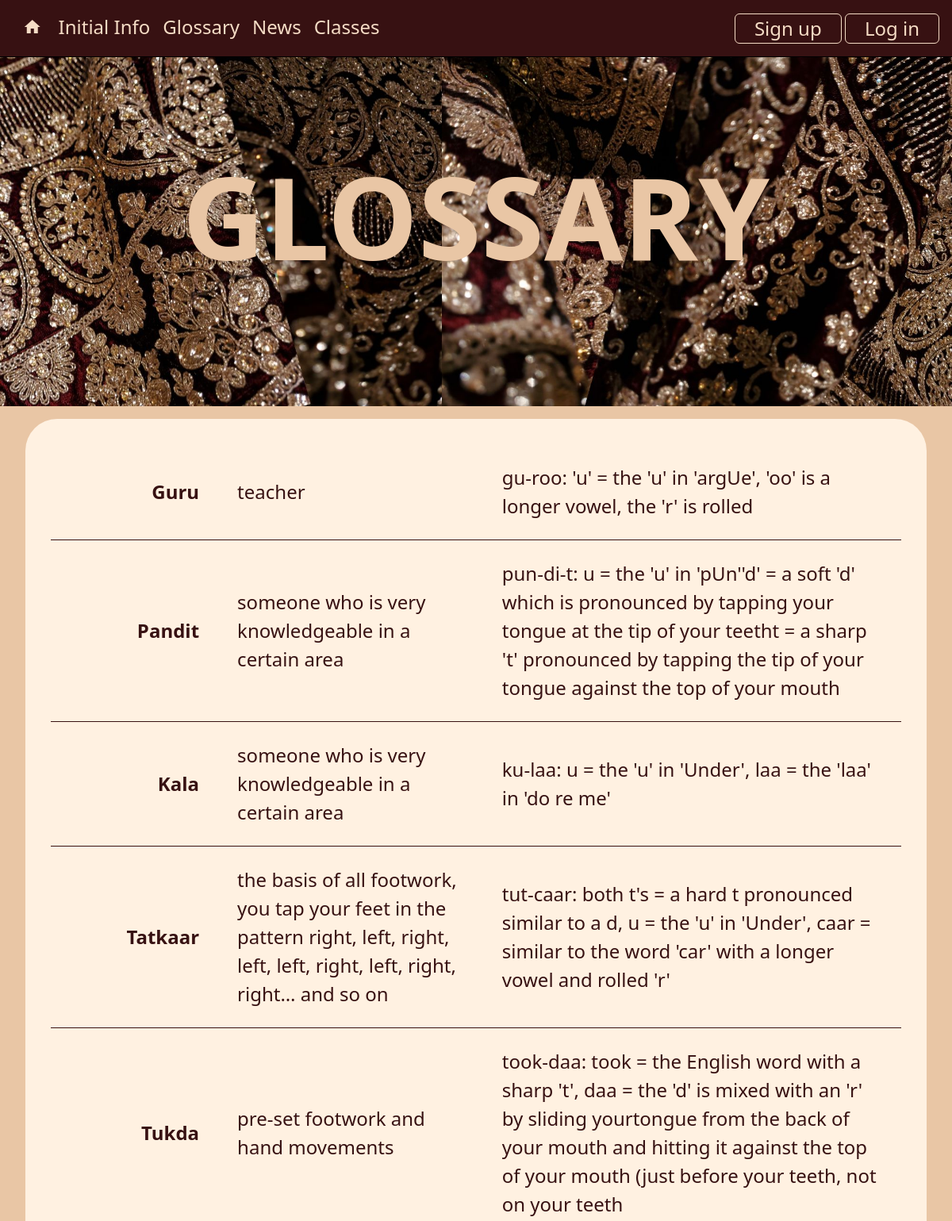
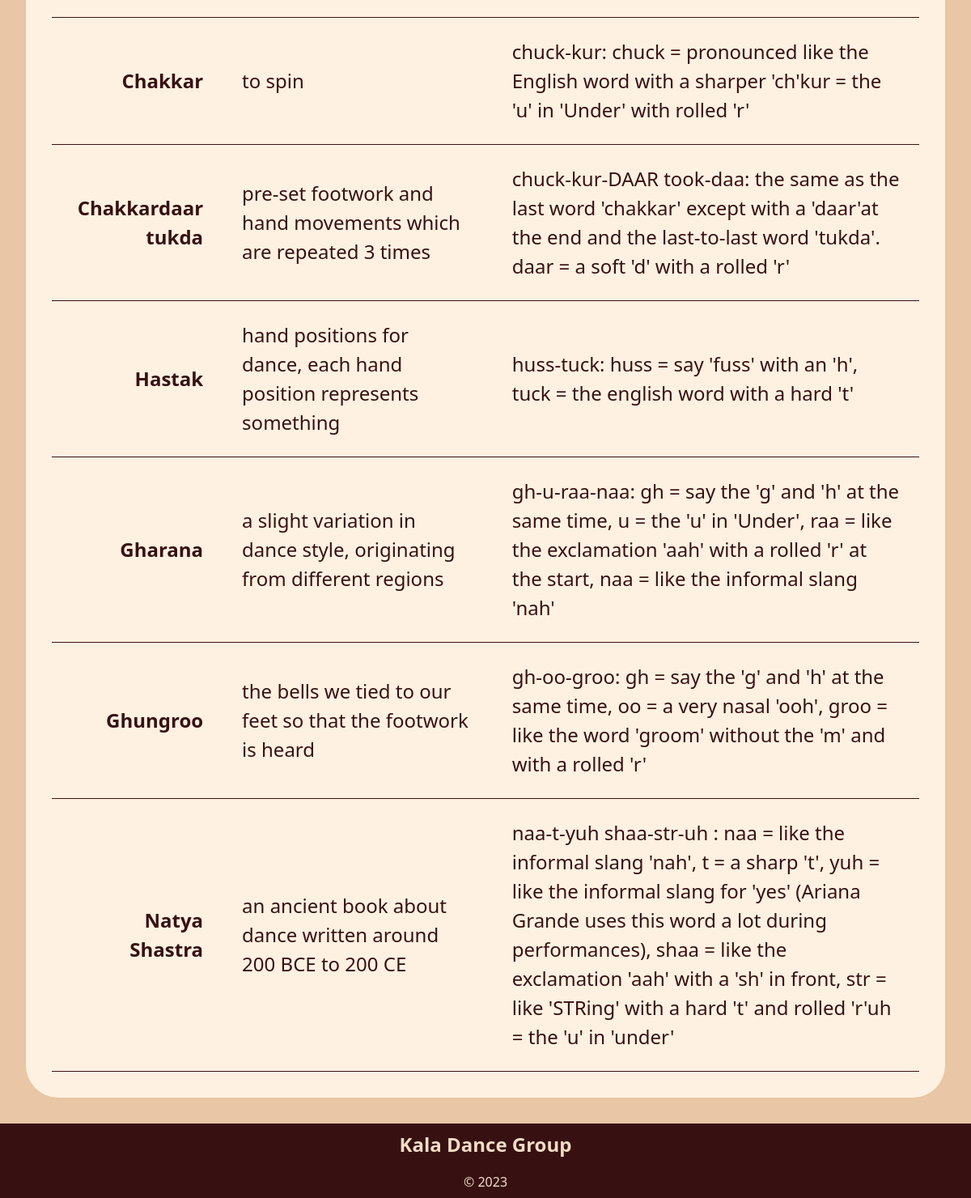
/glossary, run on an earlier commit of the app's database (2 pictures, top to bottom).
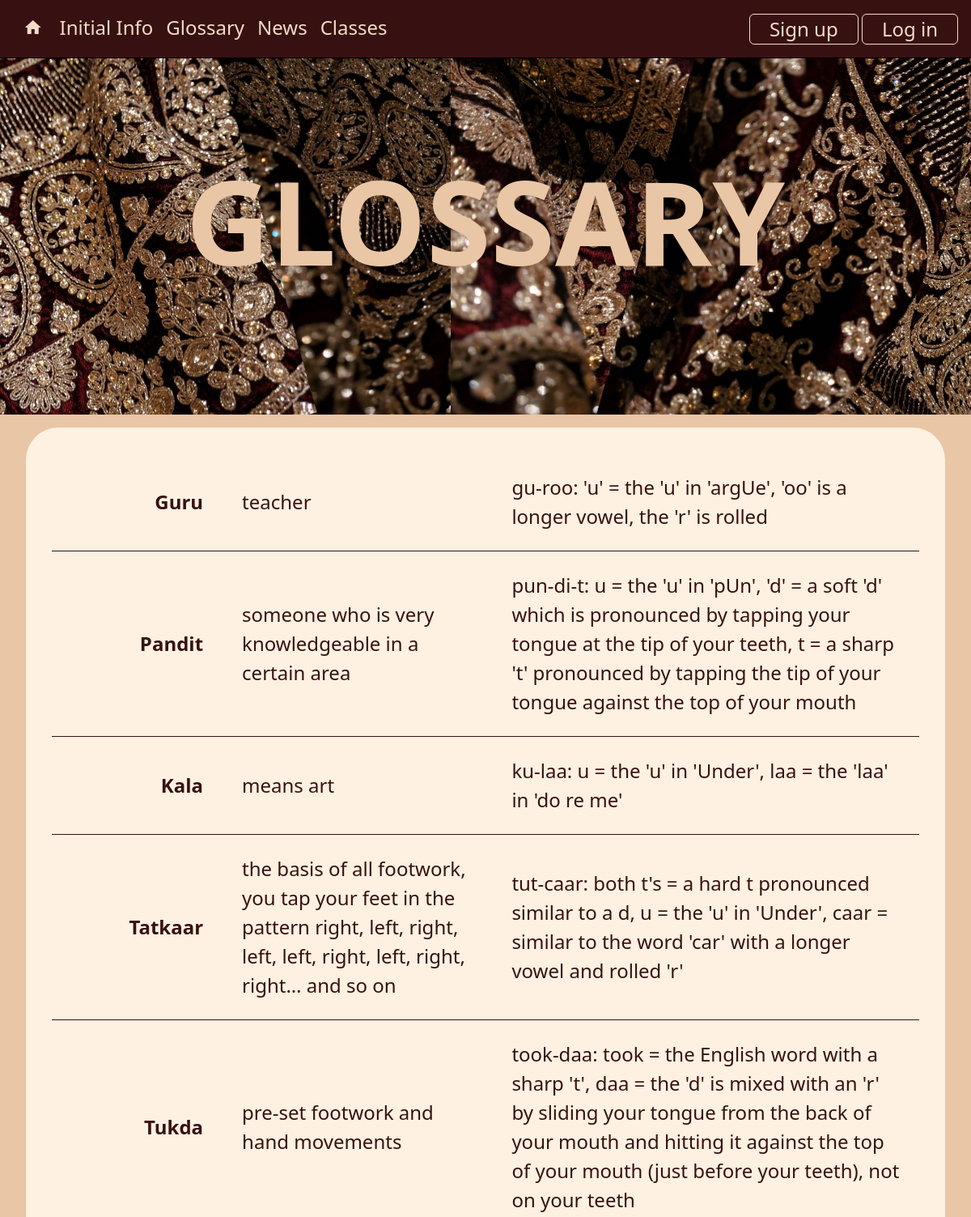
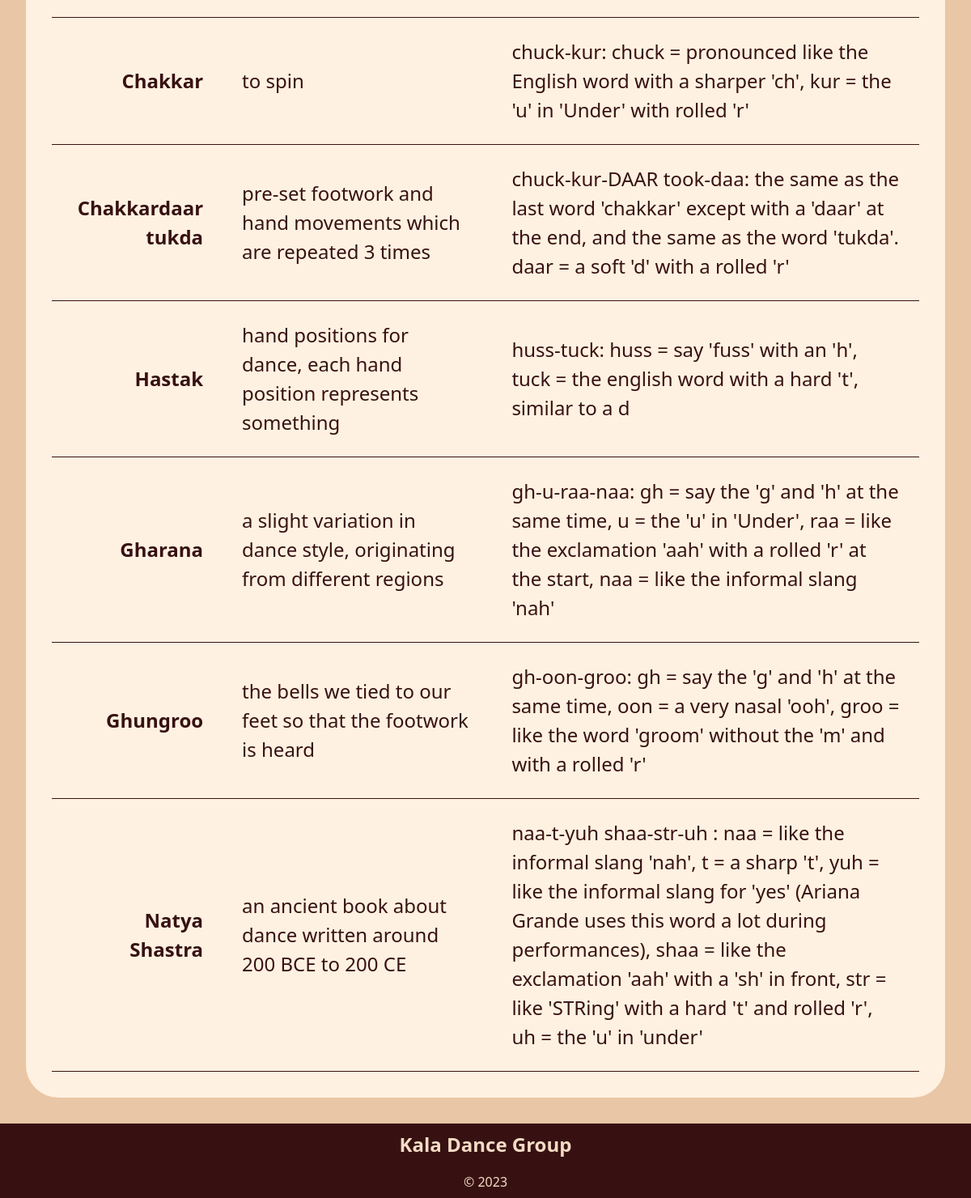
And on a later commit of the database (2 pictures, top to bottom).
### tables this page shows
CREATE TABLE glossary(
    word_id integer primary key autoincrement,
    word text not null unique,
    pronunciation text not null unique,
    meaning text not null unique
);

### server.py (the view)
@app.route('/glossary')
def glossary():
    sql = "select word_id, word, pronunciation, meaning from glossary"
    values_tuple=()
    result = run_search_query_tuples(sql, values_tuple, db_path, True)
    for k in result:
        print(k['word'])
    return render_template("glossary.html", glossary=result)

### db_function.py (called while the page is built)
def run_search_query_tuples(sql_query,values_tuple, file_path, rowfactory=False):
    result = None
    try:
        db = sqlite3.connect(file_path)
        if rowfactory:
            db.row_factory = sqlite3.Row
        cursor = db.cursor()
        cursor.execute(sql_query,values_tuple)
        result = cursor.fetchall()
        cursor.close()
    except sqlite3.Error as error:
        print("Error running search query tuples: {}".format(error))
        return None
    db.close()
    if result is None:
        print("No search values were found")
    return result

### templates/glossary.html (shortened to what this page needs)
{% extends "layout.html" %}
{% block banner %}
static/images/BigBanner.jpg
{% endblock %}
{% block header %}
GLOSSARY
{% endblock %}
{% block content %}
<div class="container_round">
    <table>
        {% for row in glossary %}
        <tr><td>{{ row['word'] }}</td> <td>{{ row['meaning'] }}</td> <td>{{ row['pronunciation'] }}</td></tr>
        {% endfor %}
    </table>
</div>
{% endblock %}

### templates/layout.html (shortened to what this page needs)
<!DOCTYPE html>
<html lang="en">
<head>
<link href="https://cdn.jsdelivr.net/npm/bootstrap@5.2.3/dist/css/bootstrap.min.css" rel="stylesheet">
<link rel="stylesheet" href="static/StyleSheet.css">
</head>
<body>
<div class="container-fluid">
    <nav class="navbar navbar-expand-lg navbar-dark px-3 py-3.5 fixed-top">
    <div class="collapse navbar-collapse" id="collapsibleNavbar">
        <ul class="navbar-nav">
            <li class="nav-item">
                <a class="nav-link" href="/"><i class="material-icons">home</i></a>
            </li>
            <li class="nav-item">
                <a class="nav-link" href="/initialinfo">Initial Info</a>
            </li>
            <li class="nav-item">
                <a class="nav-link" href="/glossary">Glossary</a>
            </li>
            <li class="nav-item">
                <a class="nav-link" href="/news">News</a>
            </li>
            <li class="nav-item">
                <a class="nav-link" href="/classes">Classes</a>
            </li>
        </ul>
        <div class="ms-auto nav-item">
            {%  if session and session['member_id'] %}
            <a class="nav-link btn btn-outline" href="/logout">Log out</a>
            {%  else %}
            <a class="nav-link btn btn-outline" href="/signup">Sign up</a>
            <a class="nav-link btn btn-outline" href="/login">Log in</a>
            {%  endif %}
        </div>
    </div>
</nav>
</div>
<div class="container-fluid position-relative mb-0">
    <div > <img class="img-fluid part-img banner card-img-top" src="{% block banner %}{% endblock %}" alt=""></div>
    <div class="text-float">
        <div class="header">{% block header %}{% endblock %} </div>
    </div>
</div>
{% block content %}
{% endblock %}
<footer class="container-fluid footer-content">
    <p>Kala Dance Group</p>
    <div>&copy; 2023</div>
</footer>
</body>
</html>

### static/StyleSheet.css (style rules this page uses)
:root { --beige: rgb(233, 198, 165); --almond: rgb(255, 241, 225); --light-beige: rgb(245, 220, 197); --maroon: rgb(55, 17, 18); --light-maroon: rgb(88, 23, 24); }
body { font-family: 'Noto Sans', sans-serif; font-size: 100%; background-color: var(--beige); }
.navbar { background-color: var(--maroon); border-bottom: 1px solid black; }
.nav-link { text-align: center; font-size: 1.5em; color: var(--light-beige); }
nav .btn-outline { display: inline-block; }
.material-icons { padding: 0.25em 0.2em; }
.btn { background-color: var(--maroon); color: var(--light-beige); }
.btn-outline { border: 1px solid var(--light-beige); padding: 0em 1em; }
li { color: var(--maroon); }
.text-float { font-size: 3em; text-align: center; font-weight: 600; color: var(--beige); position:absolute; left:50%; top:50%; width:100%; transform:translate(-50%,-50%); border: 0px solid green; }
.text-float .header { font-size: 3em; }
.container-fluid { border: 0px; padding:0; }
.container_round { border: 0px solid blue; background-color: var(--almond); padding: 2em 2em; margin-bottom: 2em; margin-top: 1em; margin-left: 2em; margin-right: 2em; border-radius: 40px; }
.part-img { max-width: 100%; display: block; }
.banner { margin-top: 2em; }
table { margin:auto; }
td { color: var(--maroon); font-size: 1.5em; padding: 1em; border-bottom: 1px solid var(--maroon); }
td:first-child { text-align: right; font-weight: bold; }
.footer-content { background-color: var(--maroon); text-align: center; padding: 0.5em 0 0.5em 0; color: var(--light-beige); }
.footer-content p:first-child { font-weight:600; font-size: 1.5em; }

What changed in the data, as far as the page shows it:
changed glossary "Pandit": pronunciation "…= the 'u' in 'pUn''d' = a soft 'd' which is pronounced by tapping your tongue at the tip of your teetht = a sharp 't'…" → "…= the 'u' in 'pUn', 'd' = a soft 'd' which is pronounced by tapping your tongue at the tip of your teeth, t = a sharp 't'…"
changed glossary "Kala": meaning "someone who is very knowledgeable in a certain area" → "means art"
changed glossary "Tukda": pronunciation "…an 'r' by sliding yourtongue from the back of your mouth and hitting it against the top of your mouth (just before your teeth, not on your teeth" → "…an 'r' by sliding your tongue from the back of your mouth and hitting it against the top of your mouth (just before your teeth), not on your teeth"
changed glossary "Chakkar": pronunciation "chuck-kur: chuck = pronounced like the English word with a sharper 'ch'kur = the 'u' in 'Under' with rolled 'r'" → "chuck-kur: chuck = pronounced like the English word with a sharper 'ch', kur = the 'u' in 'Under' with rolled 'r'"
changed glossary "Chakkardaar tukda": pronunciation "…'chakkar' except with a 'daar'at the end and the last-to-last word 'tukda'. daar =…" → "…'chakkar' except with a 'daar' at the end, and the same as the word 'tukda'. daar =…"
changed glossary "Hastak": pronunciation "huss-tuck: huss = say 'fuss' with an 'h', tuck = the english word with a hard 't'" → "huss-tuck: huss = say 'fuss' with an 'h', tuck = the english word with a hard 't', similar to a d"
changed glossary "Ghungroo": pronunciation "gh-oo-groo: gh = say the 'g' and 'h' at the same time, oo = a very nasal 'ooh', groo = like the word 'groom' without the 'm' and with a rolled 'r'" → "gh-oon-groo: gh = say the 'g' and 'h' at the same time, oon = a very nasal 'ooh', groo = like the word 'groom' without the 'm' and with a rolled 'r'"
changed glossary "Natya Shastra": pronunciation "…hard 't' and rolled 'r'uh = the 'u' in…" → "…hard 't' and rolled 'r', uh = the 'u' in…"
